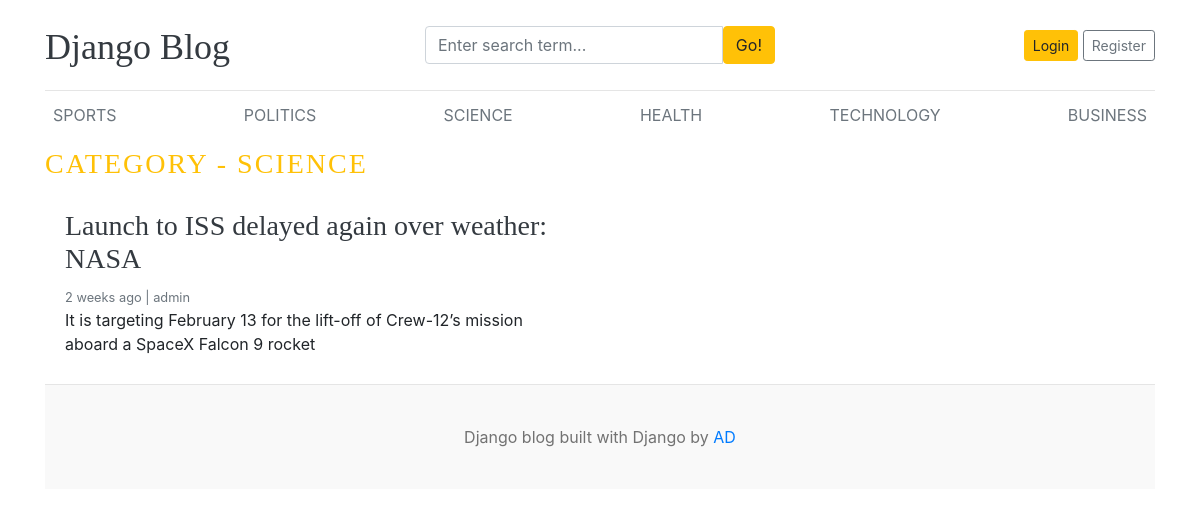
Page /category/3/ on the earlier database version.
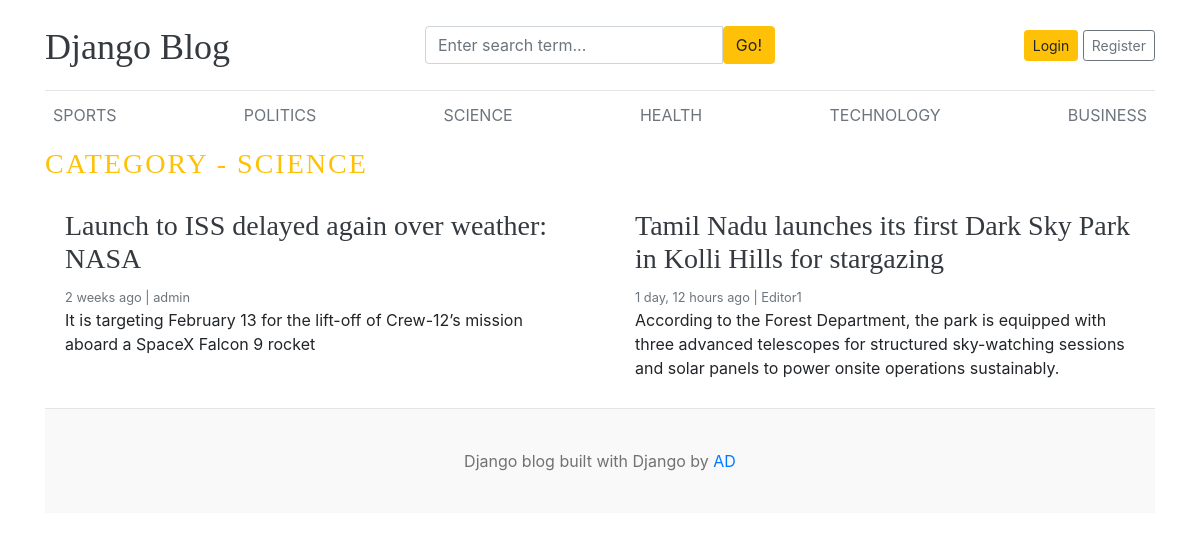
Same page on the later database version.
### blogs/models.py (models this page shows, shortened)
class Category(models.Model):
    category_name=models.CharField(max_length=50,unique=True)
    created_at=models.DateTimeField(auto_now_add=True)
    updated_at=models.DateTimeField(auto_now=True)
    class Meta:
        verbose_name_plural='categories'
    def __str__(self):
        return self.category_name

class Blog(models.Model):
    title=models.CharField(max_length=100)
    slug=models.SlugField(max_length=150,unique=True,blank=True)
    category=models.ForeignKey(Category,on_delete=models.CASCADE)
    author=models.ForeignKey(User,on_delete=models.CASCADE)
    featured_image=models.ImageField(upload_to='uploads/%Y/%m/%d')
    short_description=models.TextField(max_length=500)
    blog_body=models.TextField(max_length=2000)
    status=models.CharField(max_length=20,choices=STATUS_CHOICES,default="Draft")
    is_featured=models.BooleanField(default=False)
    created_at=models.DateTimeField(auto_now_add=True)
    updated_at=models.DateTimeField(auto_now=True)

### blogs/views.py (the view)
# urls.py: path('<int:category_id>/',views.posts_by_category,name="posts_by_category")
def posts_by_category(request,category_id):
    posts=Blog.objects.filter(status='Published',category=category_id)
    category=get_object_or_404(Category,pk=category_id)
    context={
        'posts':posts,
        'category':category,
    }
    return render(request,'posts_by_category.html',context)

### blogs/context_processors.py (called while the page is built)
def get_categories(request):
    categories=Category.objects.all()
    return dict(categories=categories)

def get_social_links(request):
    social_links=SocialLink.objects.all()
    return dict(social_links=social_links)

### templates/posts_by_category.html
{% extends 'base.html' %}
  {% block content %}
  <h3 class =" text-uppercase text-warning" style="letter-spacing: 2px;">category - {{ category }}</h3>
  <div class="row mb-2">
    {% if posts %}
      {% for post in posts %}
    <div class="col-md-6">
      <div class="card border-0" >
        <div class="card-body">
          <h3><a href ="{% url 'blogs' post.slug %}" class="text-dark">{{post.title}}</a></h3>
          <small class="mb-1 text-muted">{{post.created_at | timesince}} ago | {{post.author}}</small>
          <p class="card-text">{{post.short_description | truncatewords:25 }}</p>
        </div>
      </div>
    </div>
    {% endfor %}
    {% else %}
    <p>No posts found</p>
    {% endif %}
  </div>
{% endblock %}

### templates/base.html (shortened to what this page needs)
{% load static %}
<!DOCTYPE html>
<html lang="en">
<head>
    <link href="https://getbootstrap.com/docs/4.0/dist/css/bootstrap.min.css" rel="stylesheet">
    <link href="{% static 'css/blog.css' %}" rel="stylesheet">
  </head>
<body>
    <div class="container">
      <header class="blog-header py-3">
        <div class="row flex-nowrap justify-content-between align-items-center">
          <div class="col-4 pt-1">
            <a class="blog-header-logo text-dark" href="/">Django Blog</a>
          </div>
          <div class="col-4 ">
          <form action="{% url 'search' %}" method="GET" >
            <div class="input-group">
                        <input class="form-control" type="text" name="keyword" value="{{ keyword }}" placeholder="Enter search term..." aria-label="Enter search term..." aria-describedby="button-search" />
                        <button type="submit" class="btn btn-warning" id="button-search" type="button">Go!</button>
                    </div>
          </form>
          </div>
          <div class="col-4 d-flex justify-content-end align-items-center">
            {% if not user.is_authenticated  %}
            <a class="btn btn-sm btn-warning" href="{% url 'login' %}">Login</a> &nbsp;
            <a class="btn btn-sm btn-outline-secondary" href="{% url 'register' %}">Register</a>
            {% else %}
            <span><a href='{% url 'dashboard' %}'>Dashboard</a></span>
            &emsp;
            <span><a href="{% url 'logout' %}">Logout</a></span>
            {% endif %}
          </div>
        </div>
      </header>
      <div class="nav-scroller py-1 mb-2">
        <nav class="nav d-flex justify-content-between">
          {% for cat in categories %}
          <a class="p-2 text-muted" href="{% url 'posts_by_category' cat.id %}">{{cat.category_name}}</a>
          {% endfor %}
        </nav>
      </div>
{% block content %}
{% endblock %}
 <footer class="blog-footer">
  <p>Django blog built with Django by <a href="#">AD</a></p>
</footer>
</body>
</html>

### blog/static/css/blog.css (style rules this page uses)
.blog-header { border-bottom: 1px solid #e5e5e5; }
.blog-header-logo { font-family: "Playfair Display", Georgia, "Times New Roman", serif; font-size: 2.25rem; }
h1, h2, h3, h4, h5, h6 { font-family: "Playfair Display", Georgia, "Times New Roman", serif; }
.blog-footer { padding: 2.5rem 0; color: #727272; text-align: center; background-color: #f9f9f9; border-top: .05rem solid #e5e5e5; }
.blog-footer p:last-child { margin-bottom: 0; }

Differences in the rows shown:
added Blog: title "Tamil Nadu launches its first Dark Sky Park in Kolli Hills for stargazing", created_at "1 day, 12 hours", author "Editor1", short_description "According to the Forest Department, the park is equipped with three advanced telescopes for structured sky-watching sessions and solar panels to power onsite operations sustainably."
